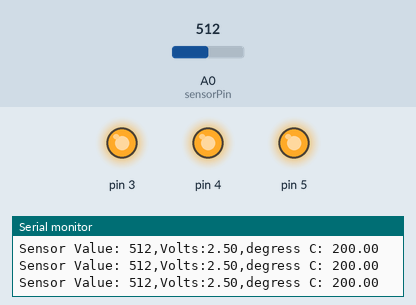
Simulated run of this sketch. Board: Arduino Uno, built with avr-gcc and run on an emulated ATmega328P. Parts: output pins drawn as LEDs (lit = HIGH), the last lines printed to the serial monitor. The inputs (shaded band) are chosen by the test bench; at power-on: A0 (sensorPin) = 512.

Above: at 1.2 s.
1.3 s: A0 (sensorPin) set to 157
4.3 s: A0 (sensorPin) set to 143
At 5.5 s:
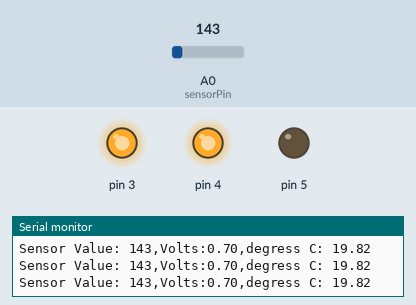
5.8 s: A0 (sensorPin) set to 122
At 6.3 s:
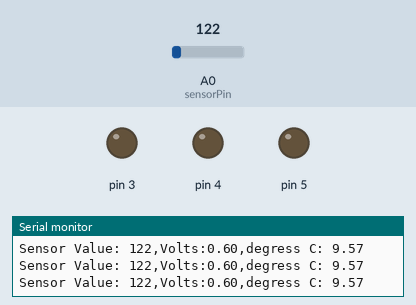
Timing chart, 0 to 8.8 s (numbered marks = the images above; inputs shaded):
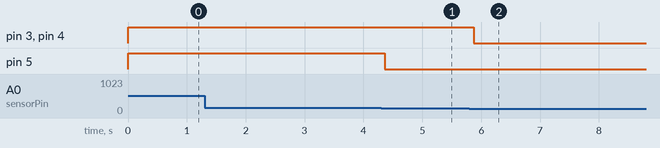

Measured:
- the behaviour switches between 144 and 143 on A0 (sensorPin) (found by bisection; images 0 and 1)
- after the input at 4.3 s, pin 5: HIGH → LOW after 0.06 s
- after the input at 5.8 s, pin 3, pin 4: HIGH → LOW after 0.08 s

The sketch:

Love-o-meter.ino
```cpp
const int sensorPin = A0;
const float baselineTemp = 14.0;

void setup() {
  // put your setup code here, to run once:
  Serial.begin(9600);
  for(int pinNumber = 3; pinNumber<6; pinNumber++){
    pinMode(pinNumber,OUTPUT);
    digitalWrite(pinNumber, 0);
  }

}

void loop() {
  // put your main code here, to run repeatedly:
  int sensorVal = analogRead(sensorPin);
  Serial.print("Sensor Value: ");
  Serial.print(sensorVal);

  float voltage = (sensorVal/1024.0) *5.0;
  Serial.print(",Volts:");
  Serial.print(voltage);
  Serial.print(",degress C: ");
  float temperature = (voltage-.5)*100;
  Serial.println(temperature);

  if (temperature < baselineTemp){
    digitalWrite (3, 0);
    digitalWrite (4, 0);
    digitalWrite (5, 0);
  }
  else if (temperature >= baselineTemp+2 && temperature < baselineTemp+4){
    digitalWrite (3, 1);
    digitalWrite (4, 0);
    digitalWrite (5, 0);
  }
  else if (temperature >= baselineTemp+4 && temperature < baselineTemp+6){
    digitalWrite (3, 1);
    digitalWrite (4, 1);
    digitalWrite (5, 0);
  }
  else if (temperature >= baselineTemp+6){
    digitalWrite (3, 1);
    digitalWrite (4, 1);
    digitalWrite (5, 1);
  }
  delay(1);
}
```
